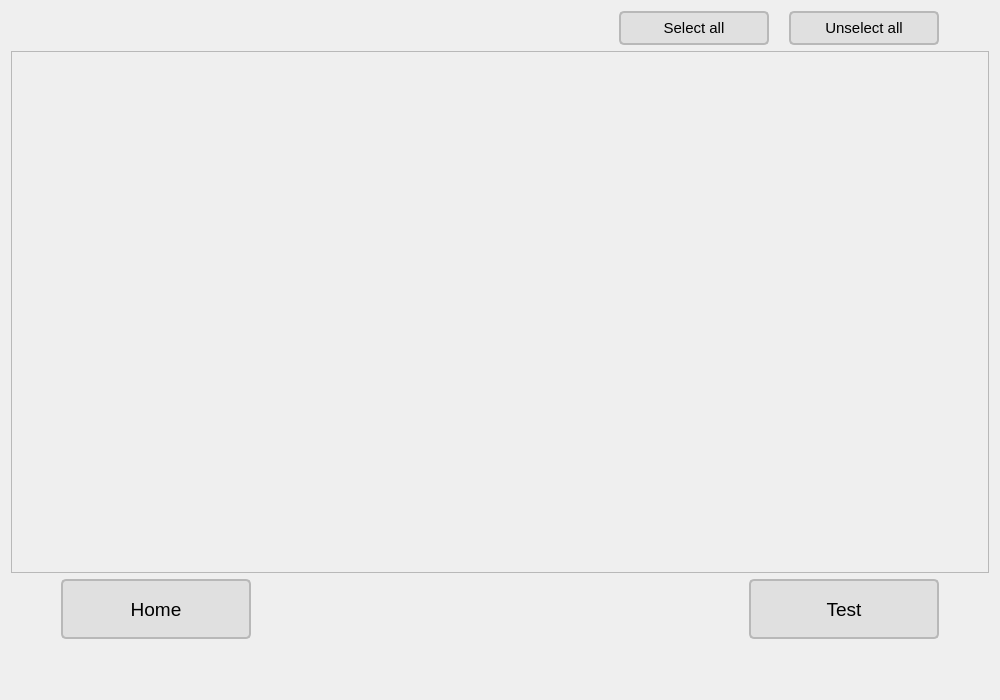
<?xml version="1.0" encoding="UTF-8"?>
<ui version="4.0">
 <class>EligibleTests</class>
 <widget class="QWidget" name="EligibleTests">
  <property name="geometry">
   <rect>
    <x>0</x>
    <y>0</y>
    <width>1000</width>
    <height>700</height>
   </rect>
  </property>
  <property name="font">
   <font>
    <pointsize>11</pointsize>
   </font>
  </property>
  <property name="windowTitle">
   <string>Form</string>
  </property>
  <layout class="QVBoxLayout" name="verticalLayout" stretch="2,12,2">
   <item>
    <layout class="QHBoxLayout" name="horizontalLayout" stretch="0,0,0">
     <property name="spacing">
      <number>20</number>
     </property>
     <property name="leftMargin">
      <number>50</number>
     </property>
     <property name="rightMargin">
      <number>50</number>
     </property>
     <item>
      <widget class="QLabel" name="label">
       <property name="font">
        <font>
         <pointsize>13</pointsize>
        </font>
       </property>
       <property name="text">
        <string/>
       </property>
      </widget>
     </item>
     <item>
      <widget class="QPushButton" name="btn_check">
       <property name="sizePolicy">
        <sizepolicy hsizetype="Fixed" vsizetype="Fixed">
         <horstretch>0</horstretch>
         <verstretch>0</verstretch>
        </sizepolicy>
       </property>
       <property name="minimumSize">
        <size>
         <width>150</width>
         <height>30</height>
        </size>
       </property>
       <property name="font">
        <font>
         <pointsize>11</pointsize>
        </font>
       </property>
       <property name="styleSheet">
        <string notr="true">QPushButton {
    background-color: rgb(224, 224, 224);
    border-radius: 5px;
    border: 2px solid rgb(184, 184, 184);
    padding: 6px;
}

QPushButton:hover {
    background-color: rgb(200, 200, 200);
    border: 2px solid rgb(154, 154, 154);
}</string>
       </property>
       <property name="text">
        <string>Select all</string>
       </property>
      </widget>
     </item>
     <item>
      <widget class="QPushButton" name="btn_uncheck">
       <property name="sizePolicy">
        <sizepolicy hsizetype="Fixed" vsizetype="Fixed">
         <horstretch>0</horstretch>
         <verstretch>0</verstretch>
        </sizepolicy>
       </property>
       <property name="minimumSize">
        <size>
         <width>150</width>
         <height>30</height>
        </size>
       </property>
       <property name="font">
        <font>
         <pointsize>11</pointsize>
        </font>
       </property>
       <property name="styleSheet">
        <string notr="true">QPushButton {
    background-color: rgb(224, 224, 224);
    border-radius: 5px;
    border: 2px solid rgb(184, 184, 184);
    padding: 6px;
}

QPushButton:hover {
    background-color: rgb(200, 200, 200);
    border: 2px solid rgb(154, 154, 154);
}</string>
       </property>
       <property name="text">
        <string>Unselect all</string>
       </property>
      </widget>
     </item>
    </layout>
   </item>
   <item>
    <widget class="QFrame" name="frame">
     <property name="sizePolicy">
      <sizepolicy hsizetype="Expanding" vsizetype="Expanding">
       <horstretch>0</horstretch>
       <verstretch>0</verstretch>
      </sizepolicy>
     </property>
     <property name="minimumSize">
      <size>
       <width>700</width>
       <height>300</height>
      </size>
     </property>
     <property name="font">
      <font>
       <pointsize>11</pointsize>
      </font>
     </property>
     <property name="frameShape">
      <enum>QFrame::StyledPanel</enum>
     </property>
     <property name="frameShadow">
      <enum>QFrame::Raised</enum>
     </property>
     <layout class="QVBoxLayout" name="verticalLayout_2" stretch="0">
      <item>
       <layout class="QGridLayout" name="gridLayout">
        <property name="leftMargin">
         <number>70</number>
        </property>
        <property name="rightMargin">
         <number>20</number>
        </property>
       </layout>
      </item>
     </layout>
    </widget>
   </item>
   <item>
    <layout class="QHBoxLayout" name="horizontalLayout_2">
     <property name="spacing">
      <number>20</number>
     </property>
     <property name="leftMargin">
      <number>50</number>
     </property>
     <property name="rightMargin">
      <number>50</number>
     </property>
     <property name="bottomMargin">
      <number>50</number>
     </property>
     <item>
      <widget class="QPushButton" name="home_btn">
       <property name="sizePolicy">
        <sizepolicy hsizetype="Fixed" vsizetype="Fixed">
         <horstretch>0</horstretch>
         <verstretch>0</verstretch>
        </sizepolicy>
       </property>
       <property name="minimumSize">
        <size>
         <width>190</width>
         <height>60</height>
        </size>
       </property>
       <property name="font">
        <font>
         <pointsize>14</pointsize>
        </font>
       </property>
       <property name="styleSheet">
        <string notr="true">QPushButton {
    background-color: rgb(224, 224, 224);
    border-radius: 5px;
    border: 2px solid rgb(184, 184, 184);
    padding: 6px;
}

QPushButton:hover {
    background-color: rgb(200, 200, 200);
    border: 2px solid rgb(154, 154, 154);
}</string>
       </property>
       <property name="text">
        <string>Home</string>
       </property>
      </widget>
     </item>
     <item>
      <spacer name="horizontalSpacer">
       <property name="orientation">
        <enum>Qt::Horizontal</enum>
       </property>
       <property name="sizeHint" stdset="0">
        <size>
         <width>40</width>
         <height>20</height>
        </size>
       </property>
      </spacer>
     </item>
     <item>
      <widget class="QPushButton" name="pushButton">
       <property name="sizePolicy">
        <sizepolicy hsizetype="Fixed" vsizetype="Fixed">
         <horstretch>0</horstretch>
         <verstretch>0</verstretch>
        </sizepolicy>
       </property>
       <property name="minimumSize">
        <size>
         <width>190</width>
         <height>60</height>
        </size>
       </property>
       <property name="font">
        <font>
         <pointsize>14</pointsize>
        </font>
       </property>
       <property name="styleSheet">
        <string notr="true">QPushButton {
    background-color: rgb(224, 224, 224);
    border-radius: 5px;
    border: 2px solid rgb(184, 184, 184);
    padding: 6px;
}

QPushButton:hover {
    background-color: rgb(200, 200, 200);
    border: 2px solid rgb(154, 154, 154);
}</string>
       </property>
       <property name="text">
        <string>Test</string>
       </property>
      </widget>
     </item>
    </layout>
   </item>
  </layout>
 </widget>
 <resources/>
 <connections/>
</ui>
